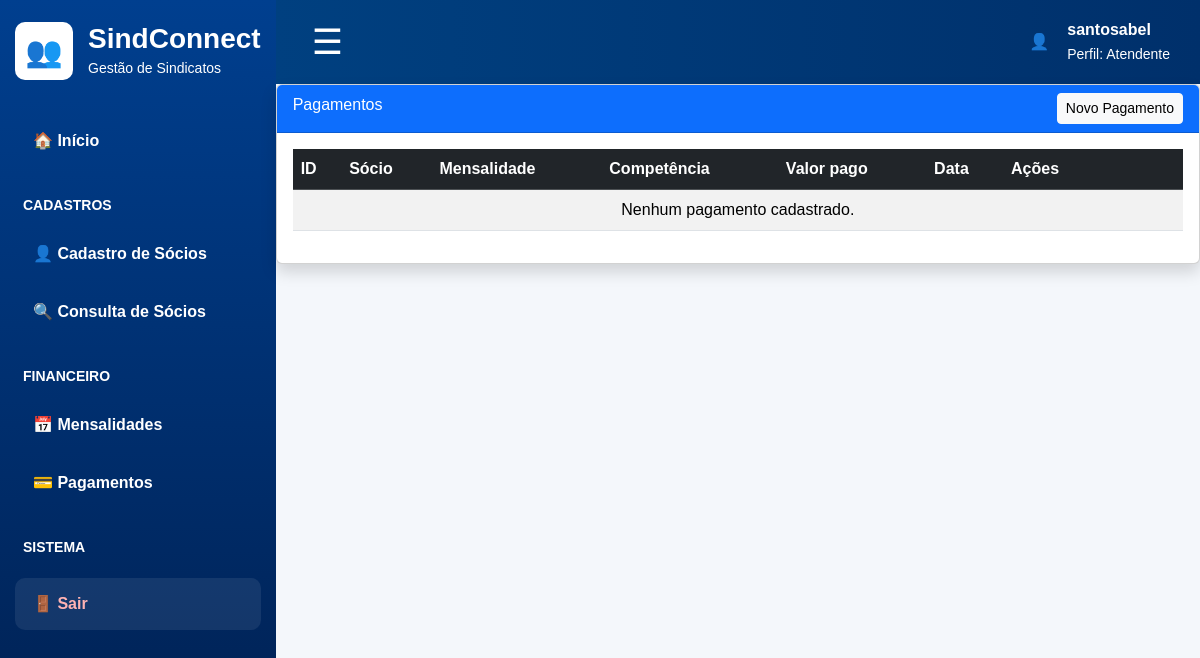
The page /pagamentos/ (signed in) on the database as committed earlier.
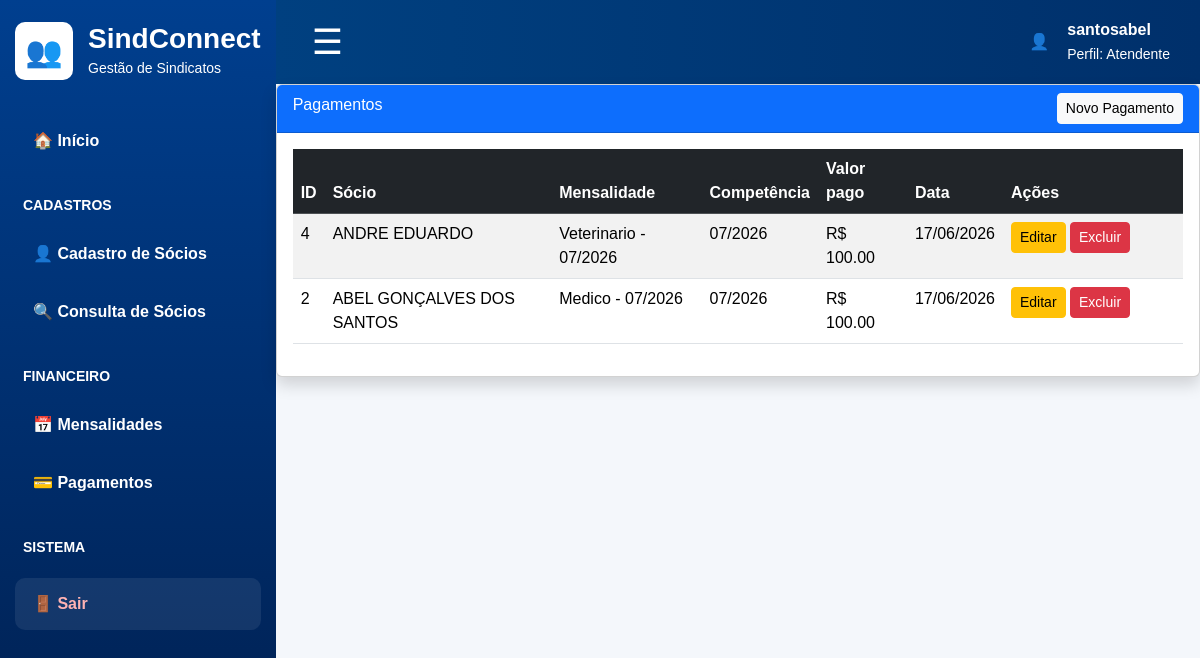
The same page on the database as committed later.
### app/models.py (models this page shows, shortened)
class Pagamento(models.Model):
    socio = models.ForeignKey(Socio, on_delete=models.CASCADE)
    mensalidade = models.ForeignKey(Mensalidade, on_delete=models.CASCADE)
    competencia_paga = models.CharField(max_length=7)  # Exemplo: 06/2026
    valor_pago = models.DecimalField(max_digits=10, decimal_places=2)
    data_pagamento = models.DateField()

class Socio(models.Model):
    SEXO_CHOICES = [
        ('M', 'Masculino'),
        ('F', 'Feminino'),
        ('O', 'Outro'),
    ]
    nome = models.CharField(max_length=150)
    cpf = models.CharField(max_length=14, unique=True)
    rg = models.CharField(max_length=20, blank=True, null=True)
    data_nascimento = models.DateField()
    sexo = models.CharField(max_length=1, choices=SEXO_CHOICES)
    endereco = models.CharField(max_length=200)
    telefone = models.CharField(max_length=20)
    email = models.EmailField(blank=True, null=True)
    cargo_funcao = models.CharField(max_length=100)
    data_filiacao = models.DateField()
    documentos = models.TextField(blank=True, null=True)
    criado_em = models.DateTimeField(auto_now_add=True)

class Mensalidade(models.Model):
    categoria = models.CharField(max_length=100)
    competencia = models.CharField(max_length=7)  # Exemplo: 06/2026
    valor = models.DecimalField(max_digits=10, decimal_places=2)
    def __str__(self):
        return f'{self.categoria} - {self.competencia}'

### app/views.py (the view)
# urls.py: path('pagamentos/',views.lista_pagamentos, name='lista_pagamentos' ),
@login_required
def lista_pagamentos(request):
    pagamentos = Pagamento.objects.all().order_by('-id')
    return render(request, 'lista_pagamentos.html', {
        'pagamentos': pagamentos
    })

### templates/lista_pagamentos.html
{% extends 'base_atendente.html' %}
{% block conteudo %}
<div class="card shadow">
    <div class="card-header bg-primary text-white d-flex justify-content-between">
        <span>Pagamentos</span>
        <a href="{% url 'cadastro_pagamento' %}" class="btn btn-light btn-sm">
            Novo Pagamento
        </a>
    </div>
    <div class="card-body">
        <table class="table table-striped table-hover">
            <thead class="table-dark">
                <tr>
                    <th>ID</th>
                    <th>Sócio</th>
                    <th>Mensalidade</th>
                    <th>Competência</th>
                    <th>Valor pago</th>
                    <th>Data</th>
                    <th width="180">Ações</th>
                </tr>
            </thead>
            <tbody>
                {% for pagamento in pagamentos %}
                <tr>
                    <td>{{ pagamento.id }}</td>
                    <td>{{ pagamento.socio.nome }}</td>
                    <td>{{ pagamento.mensalidade }}</td>
                    <td>{{ pagamento.competencia_paga }}</td>
                    <td>R$ {{ pagamento.valor_pago }}</td>
                    <td>{{ pagamento.data_pagamento|date:"d/m/Y" }}</td>
                    <td>
                        <a href="{% url 'editar_pagamento' pagamento.id %}" class="btn btn-warning btn-sm">
                            Editar
                        </a>
                        <a href="{% url 'excluir_pagamento' pagamento.id %}" class="btn btn-danger btn-sm">
                            Excluir
                        </a>
                    </td>
                </tr>
                {% empty %}
                <tr>
                    <td colspan="7" class="text-center">
                        Nenhum pagamento cadastrado.
                    </td>
                </tr>
                {% endfor %}
            </tbody>
        </table>
    </div>
</div>
{% endblock %}

Rows that differ between the two databases and show on the page:
added Pagamento: id "4", socio.nome "ANDRE EDUARDO", mensalidade "Veterinario - 07/2026", competencia_paga "07/2026", valor_pago "100.00", data_pagamento "17/06/2026"
added Pagamento: id "2", socio.nome "ABEL GONÇALVES DOS SANTOS", mensalidade "Medico - 07/2026", competencia_paga "07/2026", valor_pago "100.00", data_pagamento "17/06/2026"
Other text that changed with them:
text no longer shown: "Nenhum pagamento cadastrado."
